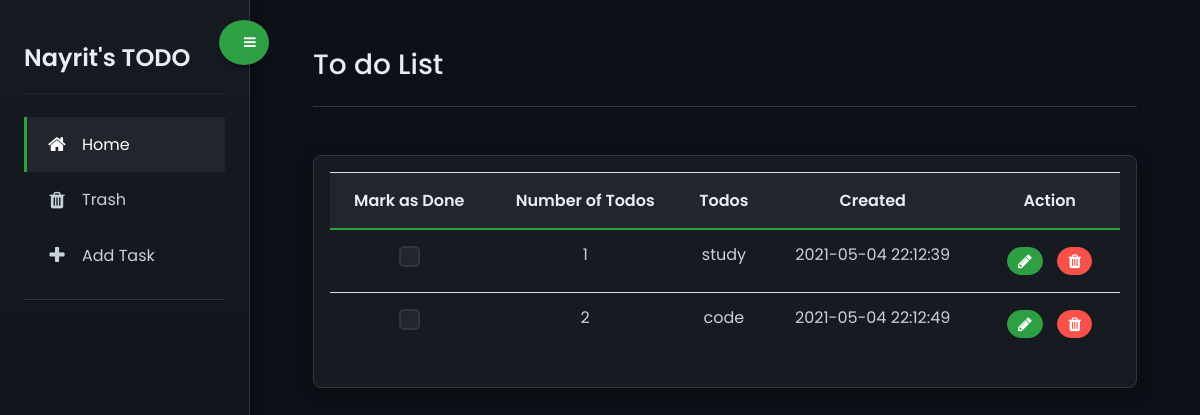
Before: / with the older database file.
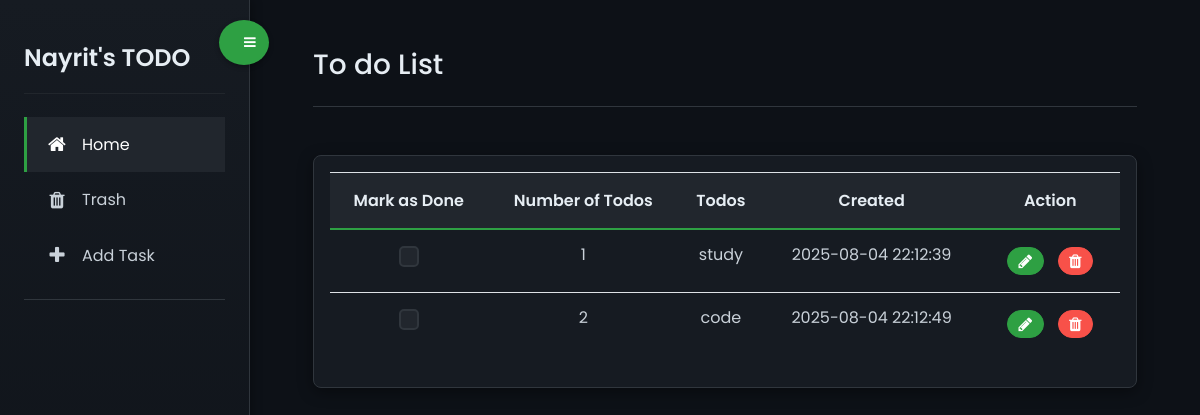
After: the same page with the newer database file.
### tables this page shows
CREATE TABLE `todolist` (
  `id` int(11) NOT NULL,
  `todo` varchar(255) NOT NULL,
  `created_at` datetime NOT NULL DEFAULT current_timestamp(),
  `checked` int(11) NOT NULL
);

### function.php (called while the page is built, shortened)
<?php
class DB_con
{
function __construct()
{
$con = mysqli_connect(DB_SERVER,DB_USER,DB_PASS,DB_NAME);
$this->dbh=$con;
}
public function fetchdata()
	{
	$result=mysqli_query($this->dbh,"select * from todolist");
	return $result;
	}
}
?>

### index.php (the view, shortened to what this page needs)
<?php
require_once('function.php');
include_once("insert.php");
?>
<?php
    include_once("header.php");
?>
<div class="wrapper d-flex align-items-stretch">
    <nav id="sidebar">
        <div class="custom-menu">
            <button type="button" id="sidebarCollapse" class="btn btn-primary">
                <i class="fa fa-bars"></i>
            </button>
        </div>
        <div class="p-4">
            <h3 class="logo">Nayrit's TODO</h3>
            <ul class="list-unstyled components">
                <li class="active">
                    <a href="index.php"><i class="fa fa-home"></i><span>Home</span></a>
                </li>
                <li>
                    <a href="trash.php"><i class="fa fa-trash"></i><span>Trash</span></a>
                </li>
                <li>
                    <a href="#" data-toggle="modal" data-target="#exampleModal"><i class="fa fa-plus"></i><span>Add Task</span></a>
                </li>
            </ul>
        </div>
    </nav>
    <div id="content" class="p-4 p-md-5 pt-5">
        <div class="container-fluid">
            <div class="row">
                <div class="col-md-12">
                    <h3>To do List</h3>
                    <hr />
                    <div class="table-responsive mt-5">
                        <table id="mytable" class="table">
                            <thead>
                                <tr class="text-center">
                                    <th>Mark as Done</th>
                                    <th>Number of Todos</th>
                                    <th>Todos</th>
                                    <th>Created</th>
                                    <th>Action</th>
                                </tr>
                            </thead>
                            <tbody>
                                <?php
                                $fetchdata=new DB_con();
                                $sql=$fetchdata->fetchdata();
                                $cnt=1;
                                while($row=mysqli_fetch_array($sql))
                                {
                            ?>
                                <tr class="text-center">
                                    <td>
                                        <div class="form-check">
                                            <input class="form-check-input check1" type="checkbox">
                                        </div>
                                    </td>
                                    <td>
                                        <?php echo htmlentities($cnt);?>
                                    </td>
                                    <td class="t">
                                        <?php echo htmlentities($row['todo']);?>
                                    </td>
                                    <td>
                                        <?php echo htmlentities($row['created_at']);?>
                                    </td>
                                    <td>
                                        <button class="btn btn-primary btn-xs" data-toggle="modal" data-target="#update<?php echo htmlentities($row['id'])?>">
                                            <i class="fa fa-pencil"></i>
                                        </button>
                                        <a href="index.php?del=<?php echo htmlentities($row['id']);?>" onClick="return confirm('Do you really want to delete');">
                                            <button class="btn btn-danger btn-xs">
                                                <i class="fa fa-trash"></i>
                                            </button>
                                        </a>
                                    </td>
                                </tr>
                                <?php
                                $cnt++;
                                } ?>
                            </tbody>
                        </table>
                    </div>
                </div>
            </div>
        </div>
    </div>
</div>

### insert.php (shortened to what this page needs)
<body>
    <?php
    include("header.php");
?>
    <?php
require_once('function.php');
?>
</body>

### header.php (shortened to what this page needs)
<!DOCTYPE html>
<html lang="en">
<head>
    <link rel="stylesheet" href="https://maxcdn.bootstrapcdn.com/bootstrap/4.0.0/css/bootstrap.min.css">
    <link rel="stylesheet" href="https://cdnjs.cloudflare.com/ajax/libs/font-awesome/4.7.0/css/font-awesome.min.css">
</head>
<body>
</body>
</html>

### header.php (style rules this page uses)
:root { --primary-bg: #0d1117; --secondary-bg: #161b22; --tertiary-bg: #21262d; --text-color: #c9d1d9; --heading-color: #e6edf3; --accent-color: #2ea043; --accent-hover: #238636; --danger-color: #f85149; --danger-hover: #da3633; --border-color: #30363d; --link-color: #58a6ff; --sidebar-gradient: linear-gradient(180deg, #161b22 0%, #0d1117 100%); }
body { font-family: 'Poppins', sans-serif; background-color: var(--primary-bg) !important; color: var(--text-color); line-height: 1.6; }
h1, h2, h3, h4, h5, h6 { color: var(--heading-color); }
#sidebar { min-width: 250px; max-width: 250px; background: var(--sidebar-gradient); color: #fff; transition: all 0.3s ease-in-out; position: relative; border-right: 1px solid var(--border-color); box-shadow: 2px 0 10px rgba(0,0,0,0.3); }
#sidebar .logo { font-weight: 600; color: var(--heading-color); font-size: 1.5rem; padding: 20px 0; text-align: middle; border-bottom: 1px solid rgba(255,255,255,0.05); }
#sidebar .custom-menu { display: inline-block; position: absolute; top: 15px; right: 0; margin-right: -25px; transition: 0.3s; }
#sidebar .custom-menu .btn { width: 45px; height: 45px; border-radius: 50%; background: var(--accent-color) !important; border: none !important; box-shadow: 0 2px 5px rgba(0,0,0,0.3); }
#sidebar ul.components { padding: 15px 0; border-bottom: 1px solid var(--border-color); }
#sidebar ul li a { padding: 15px 20px; font-size: 1rem; display: flex; align-items: center; color: var(--text-color); transition: all 0.2s ease-in-out; border-left: 3px solid transparent; }
#sidebar ul li.active > a { background: var(--tertiary-bg); color: #fff; border-left: 3px solid var(--accent-color); }
#sidebar ul li a i { margin-right: 15px; font-size: 1.2rem; width: 20px; text-align: center; }
#content { width: 100%; padding: 30px; min-height: 100vh; transition: all 0.3s; background-color: var(--primary-bg); }
.table-responsive { background-color: var(--secondary-bg); border-radius: 8px; padding: 1rem; box-shadow: 0 4px 15px rgba(0,0,0,0.4) !important; border: 1px solid var(--border-color); }
.table { color: var(--text-color); border-color: var(--border-color); }
.table thead th { border-bottom: 2px solid var(--accent-color); background-color: var(--tertiary-bg) !important; color: var(--heading-color); padding: 15px 10px; font-weight: 600; }
.table tbody tr { border-top: 1px solid var(--border-color); transition: background-color 0.2s ease; }
.table td { padding: 12px 10px; vertical-align: center; }
.table .form-check-input { width: 1.25em; height: 1.25em; border-color: var(--border-color); background-color: var(--tertiary-bg); cursor: pointer; }
.btn { border-radius: 25px; padding: 10px 25px; font-weight: 600; transition: all 0.3s ease; text-transform: uppercase; font-size: 0.85rem; letter-spacing: 0.5px; margin: 5px; }
.btn-primary { background: var(--accent-color) !important; border-color: var(--accent-color) !important; }
.btn-danger { background: var(--danger-color) !important; border-color: var(--danger-color) !important; }
.table .btn-xs { padding: 5px 10px; font-size: 0.75rem; border-radius: 15px; }
.table .btn-xs i { font-size: 1rem; }
hr { border-top: 1px solid var(--border-color); margin-top: 1.5rem; margin-bottom: 1.5rem; }
.form-check-input.check1 { width: 1.3em; height: 1.3em; border: 2px solid var(--border-color); border-radius: 5px; cursor: pointer; background-color: var(--tertiary-bg); transition: all 0.2s ease; -webkit-appearance: none; -moz-appearance: none; appearance: none; vertical-align: middle; }
.t { transition: text-decoration 0.3s ease; }

Changed rows visible on the page:
changed todolist "study": created_at "2021-05-04 22:12:39" → "2025-08-04 22:12:39"
changed todolist "code": created_at "2021-05-04 22:12:49" → "2025-08-04 22:12:49"
